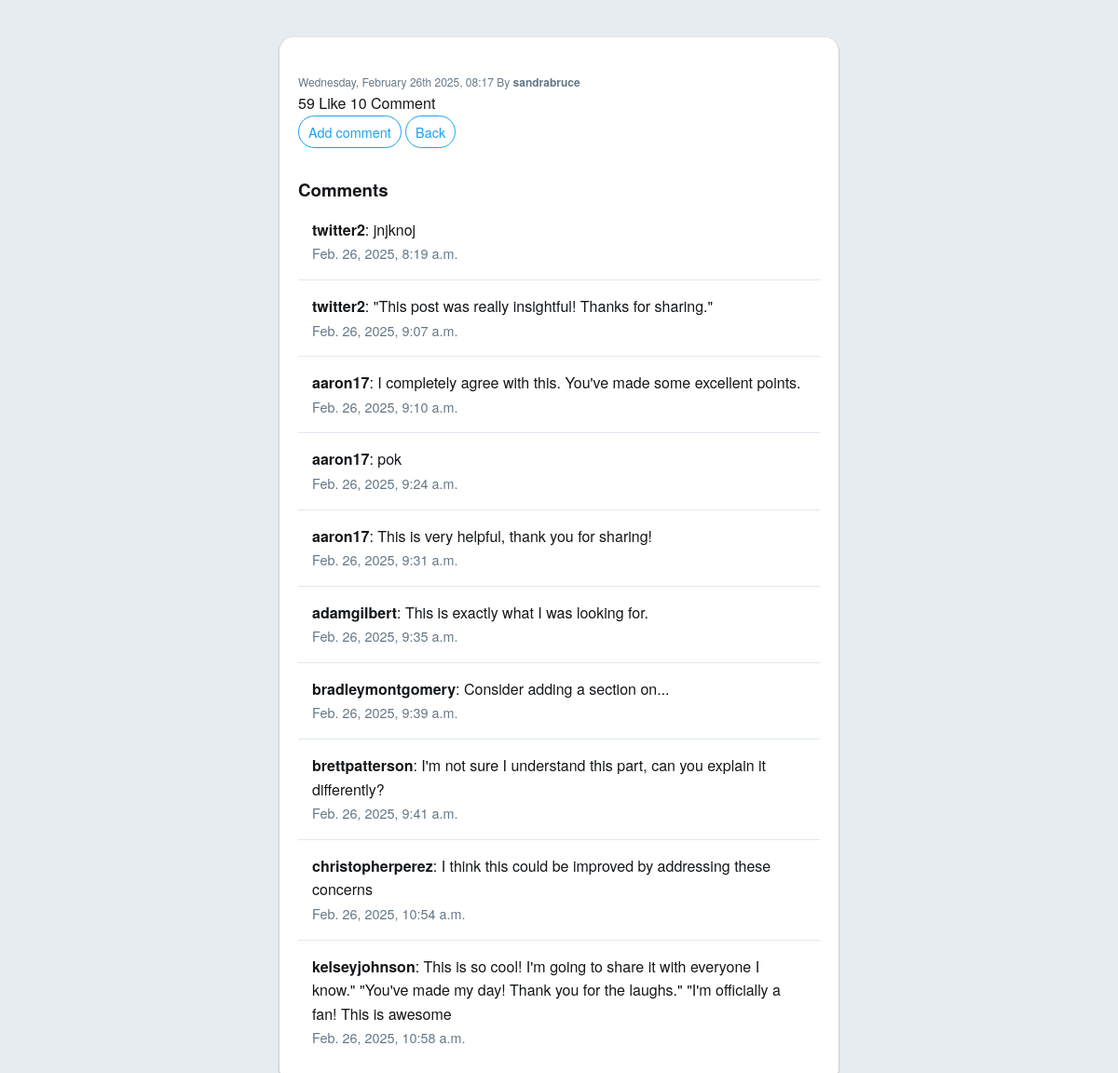
Page /posts/233/comments on the committed database.
### twitt_app/models.py (models this page shows, shortened)
class Post(models.Model):
    author = models.ForeignKey(User, on_delete=models.CASCADE,related_name='posts')
    text = models.TextField()
    created_at = models.DateTimeField(auto_now_add=True)
    def like_count(self):
        return self.likes.count()
    def comment_count(self):
        return self.comments.count()

class Comment(models.Model):
    post = models.ForeignKey(Post, on_delete=models.CASCADE, related_name='comments')
    author = models.ForeignKey(User, on_delete=models.CASCADE)
    text = models.TextField()
    created_at = models.DateTimeField(auto_now_add=True)

### twitt_app/views.py (the view)
# urls.py: path('<int:pk>/comments', views.PostCommentView.as_view(), name='post_comments'),
class PostCommentView(DetailView):
    model =Post
    template_name = "twitt_app/detail_post.html"
    def get_context_data(self, **kwargs):
        context = super(PostCommentView, self).get_context_data(**kwargs)
        context['comments'] = Comment.objects.filter(post=self.object)
        return context

### twitt_app/templatetags/humanreadble.py (called while the page is built)
@register.filter
def human_readable_date(value):
    return value.strftime('%A, %B %dth %Y, %H:%M')

### twitt_app/templates/twitt_app/detail_post.html (shortened to what this page needs)
{% extends 'base.html' %}
{% load humanreadble %}
{% block content %}
<div class="container mt-5">
    <div class="card mb-4">
        <div class="card-body">
            <p class="text-muted">
                <small>{{ post.created_at | human_readable_date }} By <strong>{{ post.author.username }}</strong></small>
            </p>
            <div class="d-flex justify-content-between">
                <span>{{ post.like_count }} Like</span>
                <span>{{ post.comment_count }} Comment</span>
            </div>
            <div class="mt-3">
                <a href="{% url 'Add_comments' post.pk %}" class="btn btn-primary"> Add comment</a>
                <a href="{% url 'post_list' %}" class="btn btn-secondary"> Back</a>
            </div>
        </div>
    </div>
    <div class="comments-section">
        <h3>Comments</h3>
        <ul class="list-group">
            {% for comment in comments %}
                <li class="list-group-item">
                    <p>
                        <strong>{{ comment.author.username }}</strong>: {{ comment.text }}
                    </p>
                    <small class="text-muted">{{ comment.created_at }}</small>
                </li>
            {% empty %}
                <li class="list-group-item"> Not comment yet</li>
            {% endfor %}
        </ul>
    </div>
</div>
{% endblock %}

### templates/base.html (shortened to what this page needs)
{% load static %}
<!DOCTYPE html>
<html lang="en">
<head>
    <link rel="stylesheet" href="{% static 'css/style_post_list.css' %}">
    <link rel="stylesheet" href="{% static 'css/style_detail_post.css' %}">
    <link rel="stylesheet" href="{% static 'css/style_add_comment.css' %}">
</head>
<body>
{% block content %}
{% endblock %}
</body>
</html>

### static/css/style_post_list.css (style rules this page uses)
:root { --primary-color: #1da1f2; --bg-color: #e6ecf0; --text-color: #14171a; --muted-color: #657786; --light-bg: #f5f8fa; --border-color: #e1e8ed; --border-radius: 20px; --transition-duration: 0.2s; }
* { margin: 0; padding: 0; box-sizing: border-box; }
body { font-family: 'Helvetica Neue', Helvetica, Arial, sans-serif; background-color: var(--bg-color); color: var(--text-color); line-height: 1.6; padding: 20px; }
.container { max-width: 600px; margin: 20px auto; background: #ffffff; padding: 20px; border-radius: 15px; box-shadow: 0 1px 3px rgba(0, 0, 0, 0.12), 0 1px 2px rgba(0, 0, 0, 0.24); }
ul.list-group { list-style: none; padding: 0; }
.list-group-item { border-bottom: 1px solid var(--border-color); padding: 15px; transition: background-color var(--transition-duration) ease; }
.list-group-item:last-child { border-bottom: none; }
.text-muted { color: var(--muted-color); font-size: 0.9em; }
.btn { padding: 5px 10px; font-size: 0.9em; border: 1px solid var(--primary-color); border-radius: var(--border-radius); background: #ffffff; color: var(--primary-color); cursor: pointer; transition: background-color var(--transition-duration) ease, color var(--transition-duration) ease; text-decoration: none; display: inline-block; }
a { color: var(--primary-color); text-decoration: none; }

### static/css/style_detail_post.css (style rules this page uses)
.comments-section { margin-top: 30px; }

### rows in the picture
Post: created_at|human_readable_date "Wednesday, February 26th 2025, 08:17", author.username "sandrabruce", like_count "59", comment_count "10"
Comment: author.username "twitter2", text "jnjknoj", created_at "Feb. 26, 2025, 8:19 a.m."
Comment: author.username "twitter2", text "\"This post was really insightful! Thanks for sharing.\"", created_at "Feb. 26, 2025, 9:07 a.m."
Comment: author.username "aaron17", text "I completely agree with this. You've made some excellent points.", created_at "Feb. 26, 2025, 9:10 a.m."
Comment: author.username "aaron17", text "pok", created_at "Feb. 26, 2025, 9:24 a.m."
Comment: author.username "aaron17", text "This is very helpful, thank you for sharing!", created_at "Feb. 26, 2025, 9:31 a.m."
Comment: author.username "adamgilbert", text "This is exactly what I was looking for.", created_at "Feb. 26, 2025, 9:35 a.m."
Comment: author.username "bradleymontgomery", text "Consider adding a section on...", created_at "Feb. 26, 2025, 9:39 a.m."
Comment: author.username "brettpatterson", text "I'm not sure I understand this part, can you explain it differently?", created_at "Feb. 26, 2025, 9:41 a.m."
Comment: author.username "christopherperez", text "I think this could be improved by addressing these concerns", created_at "Feb. 26, 2025, 10:54 a.m."
Comment: author.username "kelseyjohnson", text "This is so cool! I'm going to share it with everyone I know.\" \"You've made my day! Thank you for the laughs.\" \"I'm officially a fan! This is awesome", created_at "Feb. 26, 2025, 10:58 a.m."
